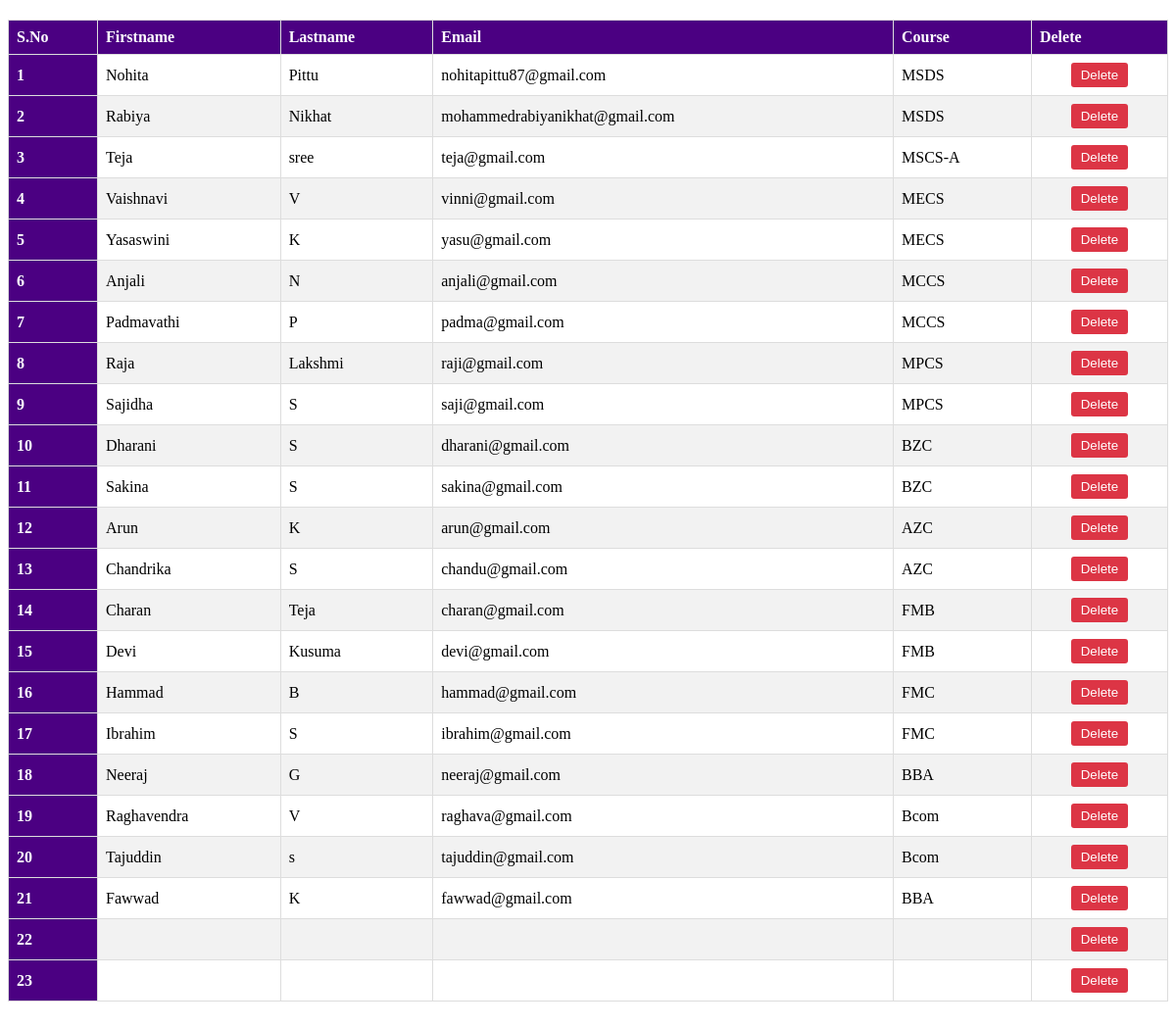
The page /sa/ on the database its author committed.
### finalapp/models.py (models this page shows, shortened)
class Student(models.Model):
    GENDER_CHOICES = (
        ('M', 'Male'),
        ('F', 'Female'),
    )
    Course_CHOICES = [
        ('MSDS','MSDS'),
        ('MSCS-A','MSCS-A'),
        ( 'MSCS-B','MSCS-B'),
        ( 'MECS' ,'MECS'),
        ( 'MCCS','MCCS'),
        ( 'MPCS','MPCS'),
        ( 'BZC','BZC'),
        ( 'AZC','AZC'),
        ( 'FMB','FMB'),
        ( 'FMC', 'FMC'),
        ( 'Bcom','Bcom'),
        ( 'BBA','BBA'),
    ]
    user = models.OneToOneField(User, on_delete=models.CASCADE)
    Firstname = models.CharField(max_length = 120)
    Lastname = models.CharField(max_length = 120)
    Email = models.EmailField(max_length = 50, unique = True)
    Gender = models.CharField(max_length=1, choices=GENDER_CHOICES)
    Password = models.CharField(max_length = 20)
    Profile = models.ImageField(upload_to = '')
    Co = models.CharField(max_length=10, choices=Course_CHOICES)
    Session = models.DateTimeField(auto_now_add = True)

### finalapp/views.py (the view)
# urls.py: path('sa/',add_student_details,name='add_student_details'),
def add_student_details(request):
    if request.method=="POST" and request.POST.get('delete')=='Delete':
        Firstname=request.POST.get('Firstname')
        sd=Student.objects.get(id=Firstname)
        sd.delete()
    c=get_student(request)
    context={'c':c}
    return render(request,'add_student_details.html',context)

### finalapp/school.py (called while the page is built)
def get_student(request):
    return Student.objects.all()

### finalapp/templates/add_student_details.html (shortened to what this page needs)
<!DOCTYPE html>
<html lang="en">
    <head>
    </head>
    <body>
        <table border="1px">
            <thead>
              <tr>
                <th scope="col">S.No</th>
                <th scope="col">Firstname</th>
                <th scope="col">Lastname</th>
                <th scope="col">Email</th>
                <th scope="col">Course </th>
                <th scope="col">Delete</th>
              </tr>
            </thead>
            <tbody>
                {% for m in c %}
              <tr>
                <th scope="row">{{forloop.counter}}</th>
                <td>{{m.Firstname}}</td>
                <td>{{m.Lastname}}</td>
                <td>{{m.Email}}</td>
                <td>{{m.Co}}</td>
                <td>
                <form action="" method="post">
                    <input class="btn btn-danger" type="submit" name="delete" value="Delete">
                </form>
            </td>
        </tr>
        {% endfor %}
    </table><br>
    </body>
    </html>

### finalapp/templates/add_student_details.html (style rules this page uses)
table { width: 100%; border-collapse: collapse; margin-top: 20px; }
th, td { border: 1px solid #ddd; padding: 8px; text-align: left; }
th { background-color: #4B0082; color: #fff; }
tr:nth-child(even) { background-color: #f2f2f2; }
form { display: flex; justify-content: center; }
input[type="submit"] { background-color: #dc3545; color: #fff; padding: 5px 10px; border: none; border-radius: 3px; cursor: pointer; }

### rows shown on the page
Student: Firstname "Nohita", Lastname "Pittu", Email "nohitapittu87@gmail.com", Co "MSDS"
Student: Firstname "Rabiya", Lastname "Nikhat", Email "mohammedrabiyanikhat@gmail.com", Co "MSDS"
Student: Firstname "Teja", Lastname "sree", Email "teja@gmail.com", Co "MSCS-A"
Student: Firstname "Vaishnavi", Lastname "V", Email "vinni@gmail.com", Co "MECS"
Student: Firstname "Yasaswini", Lastname "K", Email "yasu@gmail.com", Co "MECS"
Student: Firstname "Anjali", Lastname "N", Email "anjali@gmail.com", Co "MCCS"
Student: Firstname "Padmavathi", Lastname "P", Email "padma@gmail.com", Co "MCCS"
Student: Firstname "Raja", Lastname "Lakshmi", Email "raji@gmail.com", Co "MPCS"
Student: Firstname "Sajidha", Lastname "S", Email "saji@gmail.com", Co "MPCS"
Student: Firstname "Dharani", Lastname "S", Email "dharani@gmail.com", Co "BZC"
Student: Firstname "Sakina", Lastname "S", Email "sakina@gmail.com", Co "BZC"
Student: Firstname "Arun", Lastname "K", Email "arun@gmail.com", Co "AZC"
Student: Firstname "Chandrika", Lastname "S", Email "chandu@gmail.com", Co "AZC"
Student: Firstname "Charan", Lastname "Teja", Email "charan@gmail.com", Co "FMB"
Student: Firstname "Devi", Lastname "Kusuma", Email "devi@gmail.com", Co "FMB"
Student: Firstname "Hammad", Lastname "B", Email "hammad@gmail.com", Co "FMC"
Student: Firstname "Ibrahim", Lastname "S", Email "ibrahim@gmail.com", Co "FMC"
Student: Firstname "Neeraj", Lastname "G", Email "neeraj@gmail.com", Co "BBA"
Student: Firstname "Raghavendra", Lastname "V", Email "raghava@gmail.com", Co "Bcom"
Student: Firstname "Tajuddin", Lastname "s", Email "tajuddin@gmail.com", Co "Bcom"
Student: Firstname "Fawwad", Lastname "K", Email "fawwad@gmail.com", Co "BBA"
